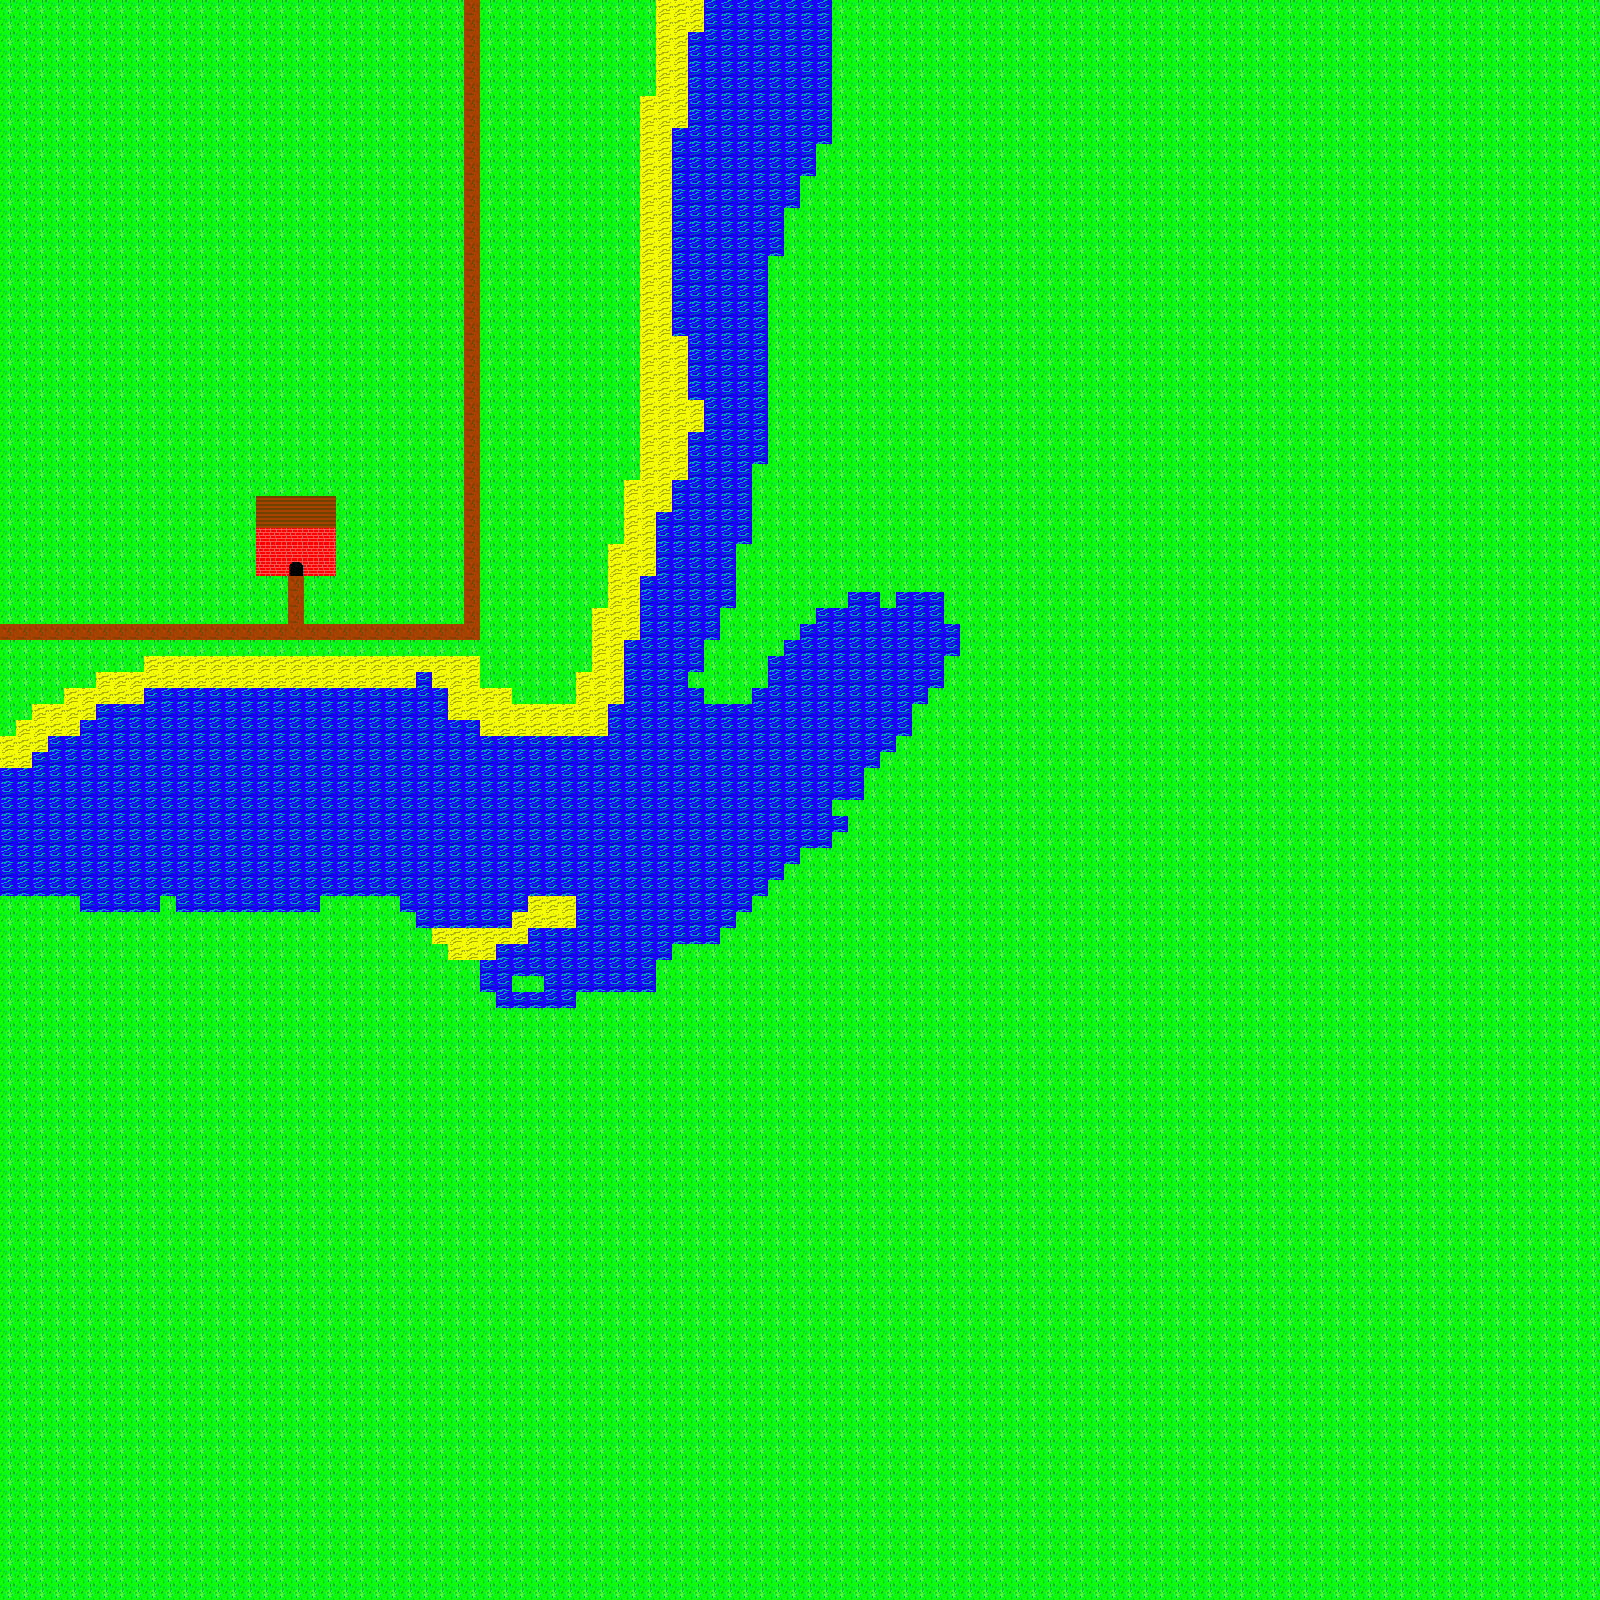

This is a level from a 2D game, rendered from its Tiled map with the project's own tilesets. A one-line summary and the map file follow, with tile-layer data summarised:
An orthogonal 100x100 tile map with 16x16 px tiles, 1 tile layer (MainLayer), 2 tilesets and 16 objects (NPCTEST, A NPC, Player, teleporter).

<map version="1.0" orientation="orthogonal" renderorder="right-down" width="100" height="100" tilewidth="16" tileheight="16">
 <tileset firstgid="1" name="TestSet" tilewidth="16" tileheight="16">
  <image source="../tiles/testtile.png" width="160" height="160" />
 </tileset>
 <tileset firstgid="101" name="Obj set" tilewidth="16" tileheight="16">
  <image source="../tiles/mobtiles.png" width="160" height="160" />
  <tile id="0">
   <properties>
    <property name="playerspawn" value="1" />
   </properties>
  </tile>
  <tile id="1">
   <properties>
    <property name="npc spawn" value="1" />
   </properties>
  </tile>
  <tile id="2">
   <properties>
    <property name="teleport_map" value="amap" />
    <property name="teleport_x" value="5" />
    <property name="teleport_y" value="5" />
   </properties>
  </tile>
 </tileset>
 <layer name="MainLayer" width="100" height="100">
  <data>[10000 cells, 10000 non-empty, 7 distinct tile ids]</data>
 </layer>
 <objectgroup name="obte">
  <object name="NPCTEST" gid="102" x="336" y="608">
   <properties>
    <property name="id" value="npc_test" />
   </properties>
  </object>
  <object name="A NPC" gid="102" x="384" y="672">
   <properties>
    <property name="id" value="npc_test2" />
   </properties>
  </object>
  <object name="Player" gid="101" x="288" y="608" />
  <object name="teleporter" gid="103" x="288" y="576">
   <properties>
    <property name="teleport_map" value="testmap2" />
    <property name="teleport_x" value="4" />
    <property name="teleport_y" value="5" />
   </properties>
  </object>
  <object gid="104" x="416" y="608" />
  <object gid="104" x="416" y="576" />
  <object gid="104" x="368" y="544" />
  <object gid="104" x="416" y="512" />
  <object gid="104" x="448" y="544" />
  <object gid="104" x="560" y="560" />
  <object gid="104" x="528" y="608" />
  <object gid="104" x="512" y="544" />
  <object gid="104" x="480" y="608" />
  <object gid="104" x="528" y="656" />
  <object gid="104" x="512" y="576" />
  <object gid="104" x="560" y="608" />
 </objectgroup>
</map>